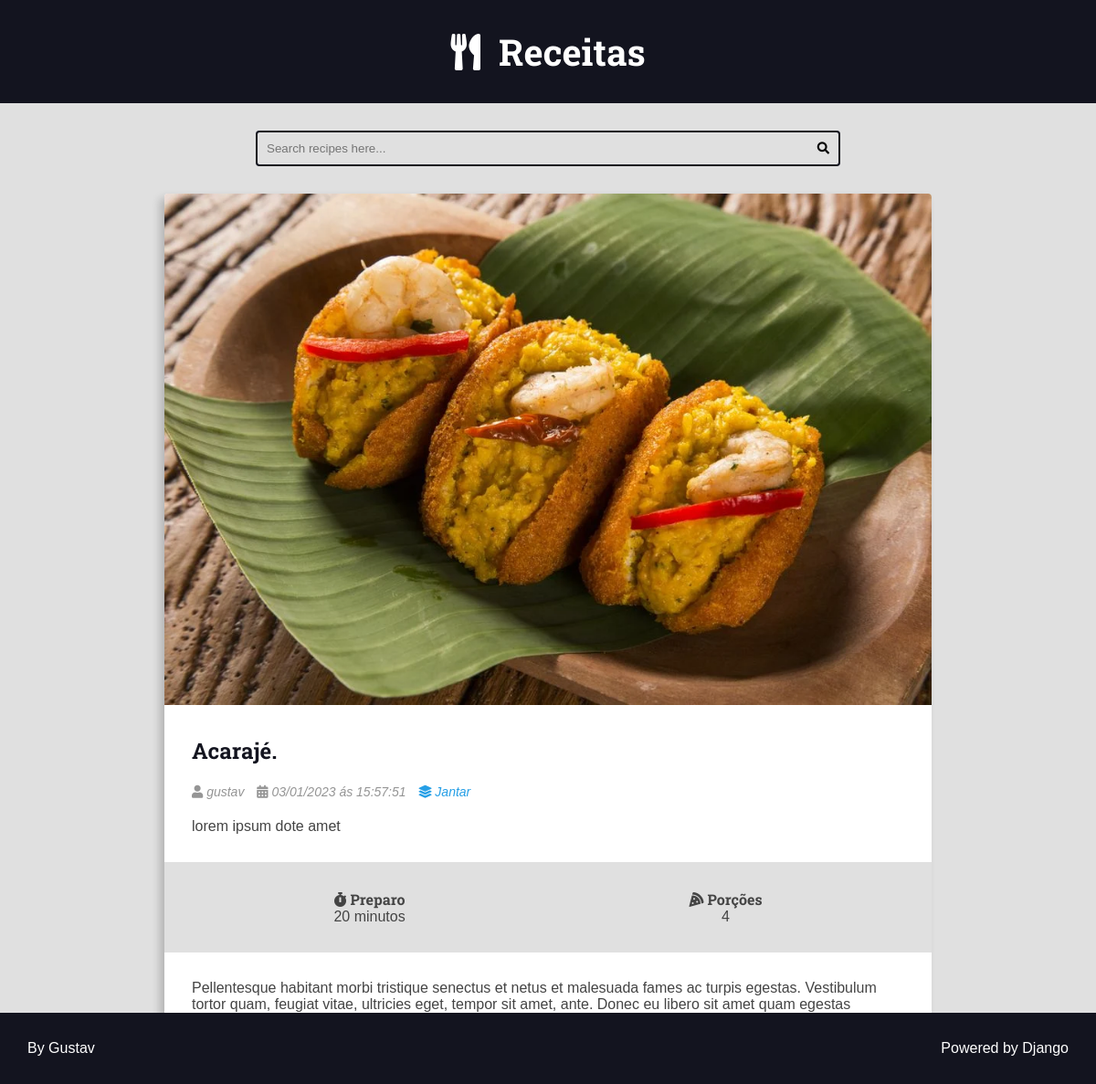
The page /recipes/2/ on the database its author committed.
### recipes/models.py (models this page shows, shortened)
class Recipe(models.Model):
    title = models.CharField(max_length=65)
    description = models.CharField(max_length=165)
    slug = models.SlugField(unique=True)
    preparation_time = models.IntegerField()
    preparation_time_unit = models.CharField(max_length=65)
    servings = models.IntegerField()
    servings_unit = models.CharField(max_length=65)
    preparation_steps = models.TextField()
    preparation_steps_is_html = models.BooleanField(default=False)
    created_at = models.DateTimeField(auto_now_add=True)
    updated_at = models.DateTimeField(auto_now=True)
    is_published = models.BooleanField(default=False)
    cover = models.ImageField(
        upload_to='recipes/covers/%Y/%m/%d/',  blank=True,  default=''
        )
    category = models.ForeignKey(
        Category, on_delete=models.SET_NULL, null=True, default=None
        )
    author = models.ForeignKey(User, on_delete=models.SET_NULL, null=True)

class Category(models.Model):
    name = models.CharField(max_length=60)

### recipes/views.py (the view)
# urls.py: path('recipes/<int:id>/', views.recipe, name='recipe'),
def recipe(request: HttpRequest, id: int) -> HttpResponse:
    recipe: Recipe = get_object_or_404(Recipe, id=id, is_published=True)
    return render(request, 'recipes/pages/recipe-view.html', context={
            'recipe': recipe,
            'is_detail_page': True
            })

### recipes/templates/recipes/pages/recipe-view.html (shortened to what this page needs)
{% extends 'global/base.html'%}
{% block 'content'%}
    <div class="main-content main-content-detail container">
        {% include 'recipes/partials/recipe.html'%}
    </div>
{% endblock%}

### recipes/templates/recipes/partials/recipe.html (shortened to what this page needs)
<div class="recipe recipe-list-item">
    <div class="recipe-cover">
        {% if recipe.cover%}
            <a href="{% url  'recipes:recipe' recipe.id %}">
            <img src="{{recipe.cover.url}}" alt="Temporário">
            </a>
        {% endif %}
    </div>
    <div class="recipe-title-container">
        <h2 class="recipe-title">
            <a href="{% url  'recipes:recipe' recipe.id %}">
                {{recipe.title}}.
            </a>
        </h2>
    </div>
    <div class="recipe-author">
        {%if recipe.author is not None%}
            <span class="recipe-author-item">
                <i class="fas fa-user"></i>
                {% if recipe.first_name%}
                    {{recipe.author.first_name}} {{recipe.author.last_name}}
                {% else%}
                    {{recipe.author.username}}
                {% endif %}
            </span>
        {% endif %}
        <span class="recipe-author-item">
            <i class="fas fa-calendar-alt"></i>
            {{recipe.created_at|date:"d/m/Y"}} ás {{recipe.created_at|date:"H:i:s"}}
        </span>
        {% if recipe.category is not None%}
            <span class="recipe-author-item">
                <a href="{% url 'recipes:category' recipe.category.id %}">
                    <i class="fas fa-layer-group"></i>
                    <span>{{recipe.category.name}}</span>
                </a>
            </span>
        {% endif %}
    </div>
    <div class="recipe-content">
        <p>{{recipe.description}}</p>
    </div>
    <div class="recipe-meta-container">
        <div class="recipe-meta recipe-preparation">
            <h3 class="recipe-meta-title"><i class="fas fa-stopwatch"></i> Preparo</h3>
            <div class="recipe-meta-text">
                {{recipe.preparation_time}} {{recipe.preparation_time_unit}}
            </div>
        </div>
        <div class="recipe-meta recipe-servings">
            <h3 class="recipe-meta-title"><i class="fas fa-pizza-slice"></i> Porções</h3>
            <div class="recipe-meta-text">
                {{recipe.servings}} {{recipes.servings_unit}}
            </div>
        </div>
    </div>
    {% if is_detail_page is True %}
        <div class="preparation-steps">
            {{ recipe.preparation_steps|linebreaksbr }}
        </div>
    {% endif %}
</div>

### base_static/global/css/style.css (style rules this page uses)
:root { --color-primary: #269fe6; --color-primary-hover: #2086c2; --color-primary-dark: #13141f; --color-primary-dark-hover: #212336; --color-primary-light: #d4ecfa; --color-primary-light-hover: #bdd8e7; --color-white: #fff; --color-black: #000; --color-dark-text: #444; --color-info-light: #cce5ff; --color-debug-light: #cce5ff; --color-success-light: #d4edda; --color-alert-light: #fff3cd; --color-warning-light: #fff3cd; --color-error-light: #f8d7da; --color-info-dark: #4d86c4; --color-debug-dark: #4d86c4; --color-success-dark: #4a9c5d; --color-alert-dark: #927f40; --color-warning-dark: #927f40; --color-error-dark: #da525d; --color-gray-0: #f9f9f9; --color-gray-1: #e0e0e0; --color-gray-2: #c7c7c7; --color-gray-3: #aeaeae; --color-gray-4: #959595; --color-gray-5: #7d7d7d; --color-gray-6: #646464; --color-gray-7: #4b4b4b; --color-gray-8: #323232; --color-gray-9: #191919; --font-primary: sans-serif; --font-headings: 'Roboto Slab', serif; --spacing-gutter-medium: 3rem; --spacing-gutter-large: 4rem; }
* { padding: 0; margin: 0; box-sizing: border-box; }
html { font-size: 62.5%; }
body { font-size: 1.6rem; font-family: var(--font-primary); background: var(--color-gray-1); color: var(--color-dark-text); }
h1, h2, h3, h4, h5, h6 { font-family: var(--font-headings); }
img { max-width: 100%; }
a { color: var(--color-primary); text-decoration: none; }
.container { max-width: 144rem; margin: 0 auto; padding: var(--spacing-gutter-medium); }
.main-content { padding-top: 0; }
.recipe { background: var(--color-white); box-shadow: -5px 5px 10px rgba(0, 0, 0, 0.2); transform: scale(1); transition: all 300ms ease-in-out; border-radius: 0.4rem; overflow: hidden; }
.recipe img { max-width: 100%; }
.recipe-list-item { max-width: 64rem; height: fit-content; }
.recipe-title-container { padding: var(--spacing-gutter-medium); padding-bottom: 2rem; }
.recipe-title-container a { text-decoration: none; color: var(--color-primary-dark); }
.recipe-author { padding: 0 var(--spacing-gutter-medium); }
.recipe-content { padding: var(--spacing-gutter-medium); padding-top: 2rem; }
.recipe-author-item { color: var(--color-gray-4); margin-right: 1rem; font-style: italic; font-size: 1.4rem; }
.recipe-author a { color: var(--color-primary); transition: all 300ms ease-in-out; text-decoration: none; }
.recipe-meta-container { display: flex; flex-flow: row wrap; padding: var(--spacing-gutter-medium); background: var(--color-gray-1); }
.recipe-meta { display: flex; flex-flow: column nowrap; flex-shrink: 1; flex-grow: 1; text-align: center; }
.recipe-meta-title { font-size: 1.6rem; }
.preparation-steps { padding: var(--spacing-gutter-medium); }
.main-content-detail .recipe-list-item { max-width: 84rem; margin: 0 auto; }

### rows shown on the page
Recipe: cover (picture), title "Acarajé", author.username "gustav", created_at "03/01/2023", created_at "15:57:51", category.name "Jantar", description "lorem ipsum dote amet", preparation_time "20", preparation_time_unit "minutos", servings "4", preparation_steps "Pellentesque habitant morbi tristique senectus et netus et malesuada fames ac turpis egestas. Vestibulum tortor quam, feugiat vitae, ultricies eget, tempor sit amet, ante. Donec eu libero sit amet quam egestas…"
